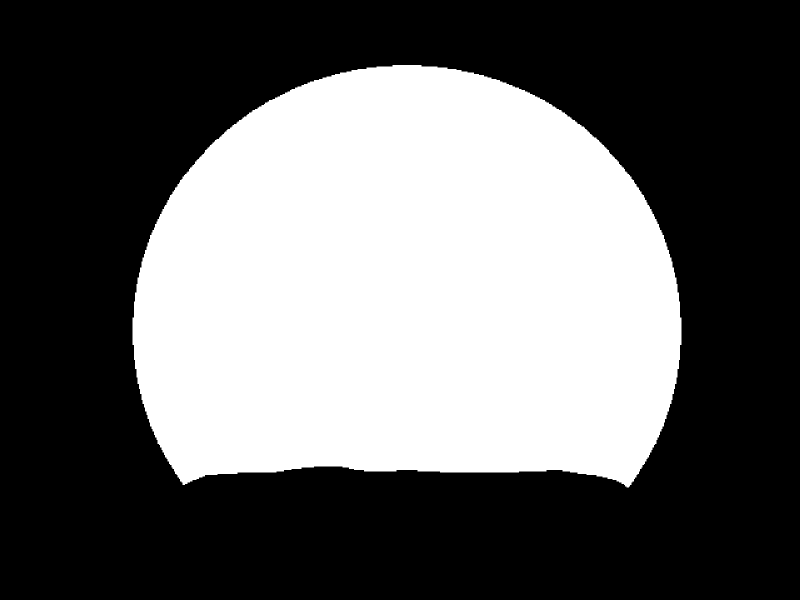
#> input picture toolkits/SuperInference/calibration/masks/umi/mapped/right_mask.png, 1600 x 1200 px, found by its file name (shown at 1/2 size); the run also reads 1 picture not shown here
$ python mask_offset_analyzer.py --umi_mask_path masks/umi/mapped/right_mask.png --robot_mask_path masks/robot/mapped/right_mask.png --output_dir mask_offset/right
#> lines starting #> are read from the running program, lines starting #| are printed output that depends on the picture; after the words box and inside, x2 and y2 are one past the last pixel; in counts of white or black regions, pixels touching at a corner belong together
### toolkits/SuperInference/utils/logger_config.py
# Author: Jun Lv
"""
Unified logging configuration using loguru.
Provides colored console output and file logging with rotation.
"""

import sys
from pathlib import Path
from typing import Any
from loguru import logger


def setup_logger() -> Any:
    """
    Setup loguru logger with colored console output and file logging.
    """
    # TODO: fix logger issues in sub-processes, currently it only works in main process.
    # Remove default handler
    logger.remove()

    # Console handler with colors
    logger.add(
        sys.stdout,
        format="<green>{time:YYYY-MM-DD HH:mm:ss.SSS}</green> | "
               "<level>{level: <8}</level> | "
               "<cyan>{name}</cyan>:<cyan>{function}</cyan>:<cyan>{line}</cyan> | "
               "<level>{message}</level>",
        # TODO: set the level based on configs
        level="INFO",
        colorize=True,
        backtrace=True,
        diagnose=True
    )

    # File handler for all logs
    log_dir = Path("logs")
    log_dir.mkdir(exist_ok=True)

    logger.add(
        log_dir / "app.log",
        format="{time:YYYY-MM-DD HH:mm:ss.SSS} | {level: <8} | {name}:{function}:{line} | {message}",
        level="DEBUG",
        rotation="1 day",
        retention="7 days",
        compression="zip",
        backtrace=True,
        diagnose=True
    )

    # Separate error log file
    logger.add(
        log_dir / "error.log",
        format="{time:YYYY-MM-DD HH:mm:ss.SSS} | {level: <8} | {name}:{function}:{line} | {message}",
        level="ERROR",
        rotation="1 day",
        retention="30 days",
        compression="zip",
        backtrace=True,
        diagnose=True
    )

    return logger


# Initialize logger
setup_logger()

# Export logger for use in other modules
__all__ = ["logger"]

### toolkits/SuperInference/scripts/mask_offset_analyzer.py
#!/usr/bin/env python3
"""
Mask Offset Analyzer

This script compares masks from two different data collection methods (UMI data collection
vs robot hand deployment) to calculate the 2D camera offset from robot camera data to UMI data.

The calculated offset represents how much the robot camera position needs to be adjusted
to align with the UMI camera position.

Features:
- Load and compare two mask images from different collection methods
- Calculate 2D offset from robot to UMI using various alignment algorithms (centroid, template matching, feature matching)
- Visualize the offset and alignment results
- Save offset data and analysis results
- Support for different mask formats and resolutions

Usage:
    python scripts/mask_offset_analyzer.py --umi_mask_path masks/umi/mapped/right_mask.png --robot_mask_path masks/robot/mapped/right_mask.png --output_dir mask_offset/right
    python mask_offset_analyzer.py --umi_mask_path masks/umi_left_mask.png --robot_mask_path masks/robot_left_mask.png
    python mask_offset_analyzer.py --umi_mask_path masks/umi_left_mask.png --robot_mask_path masks/robot_left_mask.png --method template_matching
    python mask_offset_analyzer.py --umi_mask_path masks/umi_left_mask.png --robot_mask_path masks/robot_left_mask.png --output_dir offset_analysis

Author: Assistant
"""
import argparse
import sys
import os
from pathlib import Path
from typing import Optional, Tuple, Dict, Any, List
import cv2
import numpy as np
import json
import time
from scipy import ndimage
from scipy.spatial.distance import cdist
from sklearn.metrics import mean_squared_error

# Get the project root directory (parent of scripts directory)
ROOT_DIR = os.path.dirname(os.path.dirname(__file__))
sys.path.append(ROOT_DIR)
os.chdir(ROOT_DIR)

from utils.logger_config import logger


class MaskOffsetAnalyzer:
    """Analyzer for calculating 2D offset between masks from different collection methods."""

    def __init__(self, umi_mask_path: Path, robot_mask_path: Path,
                 output_dir: Optional[Path] = None, method: str = "centroid"):
        """
        Initialize the mask offset analyzer.

        Args:
            umi_mask_path: Path to the UMI data collection mask
            robot_mask_path: Path to the robot hand deployment mask
            output_dir: Directory to save analysis results (default: offset_analysis)
            method: Alignment method ("centroid", "template_matching", "feature_matching", "all")
        """
        self.umi_mask_path = Path(umi_mask_path)
        self.robot_mask_path = Path(robot_mask_path)
        self.output_dir = output_dir or Path("offset_analysis")
        self.method = method

        # Mask data
        self.umi_mask = None
        self.robot_mask = None
        self.umi_mask_original = None
        self.robot_mask_original = None

        # Analysis results
        self.offset_results = {}
        self.alignment_quality = {}

        # Supported methods
        self.supported_methods = ["centroid", "template_matching", "feature_matching", "contour_matching"]

        logger.info(f"Initializing mask offset analyzer")
        logger.info(f"UMI mask path: {self.umi_mask_path}")
        logger.info(f"Robot mask path: {self.robot_mask_path}")
        logger.info(f"Analysis method: {self.method}")
        logger.info(f"Output directory: {self.output_dir}")

    def load_masks(self) -> bool:
        """
        Load both mask images.

        Returns:
            True if successful, False otherwise
        """
        try:
            # Load UMI mask
            if not self.umi_mask_path.exists():
                logger.error(f"UMI mask file not found: {self.umi_mask_path}")
                return False

            self.umi_mask_original = cv2.imread(str(self.umi_mask_path), cv2.IMREAD_GRAYSCALE)
#> self.umi_mask_original: shape (1200, 1600); 39.2% white; 1 white region, box (x1, y1, x2, y2) and area: (265, 130, 1363, 975) 753521
            if self.umi_mask_original is None:
                logger.error(f"Failed to load UMI mask from {self.umi_mask_path}")
                return False

            # Load robot mask
            if not self.robot_mask_path.exists():
                logger.error(f"Robot mask file not found: {self.robot_mask_path}")
                return False

            self.robot_mask_original = cv2.imread(str(self.robot_mask_path), cv2.IMREAD_GRAYSCALE)
            if self.robot_mask_original is None:
                logger.error(f"Failed to load robot mask from {self.robot_mask_path}")
                return False

            # Normalize masks to 0-1 range
            self.umi_mask = (self.umi_mask_original > 127).astype(np.uint8)
            self.robot_mask = (self.robot_mask_original > 127).astype(np.uint8)

            logger.info(f"UMI mask shape: {self.umi_mask.shape}")
#| [32m2026-11-21 07:18:04.535[0m | [1mINFO    [0m | [36m__main__[0m:[36mload_masks[0m:[36m117[0m | [1mUMI mask shape: (1200, 1600)[0m
            logger.info(f"Robot mask shape: {self.robot_mask.shape}")
#| [32m2026-11-21 07:18:04.535[0m | [1mINFO    [0m | [36m__main__[0m:[36mload_masks[0m:[36m118[0m | [1mRobot mask shape: (1200, 1600)[0m
            logger.info(f"UMI mask coverage: {np.sum(self.umi_mask) / self.umi_mask.size * 100:.2f}%")
#| [32m2026-11-21 07:18:04.536[0m | [1mINFO    [0m | [36m__main__[0m:[36mload_masks[0m:[36m119[0m | [1mUMI mask coverage: 39.25%[0m
            logger.info(f"Robot mask coverage: {np.sum(self.robot_mask) / self.robot_mask.size * 100:.2f}%")
#| [32m2026-11-21 07:18:04.537[0m | [1mINFO    [0m | [36m__main__[0m:[36mload_masks[0m:[36m120[0m | [1mRobot mask coverage: 39.25%[0m

            # Ensure both masks have the same dimensions
            if self.umi_mask.shape != self.robot_mask.shape:
                logger.warning(f"Mask dimensions don't match. UMI: {self.umi_mask.shape}, Robot: {self.robot_mask.shape}")
                # Resize robot mask to match UMI mask
                self.robot_mask = cv2.resize(self.robot_mask,
                                           (self.umi_mask.shape[1], self.umi_mask.shape[0]),
                                           interpolation=cv2.INTER_NEAREST)
                self.robot_mask_original = cv2.resize(self.robot_mask_original,
                                                    (self.umi_mask.shape[1], self.umi_mask.shape[0]),
                                                    interpolation=cv2.INTER_NEAREST)
                logger.info(f"Resized robot mask to match UMI mask: {self.robot_mask.shape}")

            return True

        except Exception as e:
            logger.error(f"Error loading masks: {e}")
            return False

    def calculate_centroid_offset(self) -> Tuple[float, float, Dict[str, Any]]:
        """
        Calculate offset using centroid-based alignment.

        Returns:
            Tuple of (offset_x, offset_y, quality_metrics)
        """
        try:
            # Calculate centroids
            umi_moments = cv2.moments(self.umi_mask)
            robot_moments = cv2.moments(self.robot_mask)

            if umi_moments['m00'] == 0 or robot_moments['m00'] == 0:
                logger.error("One or both masks have zero area")
                return 0.0, 0.0, {'error': 'zero_area'}

            umi_centroid = (umi_moments['m10'] / umi_moments['m00'],
                           umi_moments['m01'] / umi_moments['m00'])
            robot_centroid = (robot_moments['m10'] / robot_moments['m00'],
                             robot_moments['m01'] / robot_moments['m00'])

            # Calculate offset (from robot to UMI)
            offset_x = umi_centroid[0] - robot_centroid[0]
            offset_y = umi_centroid[1] - robot_centroid[1]

            # Calculate quality metrics
            umi_area = np.sum(self.umi_mask)
            robot_area = np.sum(self.robot_mask)
            area_ratio = min(umi_area, robot_area) / max(umi_area, robot_area)

            # Calculate overlap after alignment
            shifted_robot = self._shift_mask(self.robot_mask, offset_x, offset_y)
            intersection = np.sum(self.umi_mask & shifted_robot)
            union = np.sum(self.umi_mask | shifted_robot)
            iou = intersection / union if union > 0 else 0

            quality_metrics = {
                'umi_centroid': umi_centroid,
                'robot_centroid': robot_centroid,
                'area_ratio': area_ratio,
                'iou_after_alignment': iou,
                'umi_area': int(umi_area),
                'robot_area': int(robot_area)
            }

            logger.info(f"Centroid offset: ({offset_x:.2f}, {offset_y:.2f}) pixels")
            logger.info(f"Area ratio: {area_ratio:.3f}, IoU after alignment: {iou:.3f}")

            return offset_x, offset_y, quality_metrics

        except Exception as e:
            logger.error(f"Error calculating centroid offset: {e}")
            return 0.0, 0.0, {'error': str(e)}

    # [203 lines left out: functions calculate_template_matching_offset, calculate_contour_matching_offset, calculate_feature_matching_offset, not called in this run]

    def _shift_mask(self, mask: np.ndarray, shift_x: float, shift_y: float) -> np.ndarray:
        """
        Shift a mask by given offset.

        Args:
            mask: Input mask
            shift_x: Horizontal shift in pixels
            shift_y: Vertical shift in pixels

        Returns:
            Shifted mask
        """
        rows, cols = mask.shape
        M = np.float32([[1, 0, shift_x], [0, 1, shift_y]])
        shifted = cv2.warpAffine(mask, M, (cols, rows), flags=cv2.INTER_NEAREST)
        return shifted

    def analyze_offset(self) -> bool:
        """
        Perform offset analysis using specified method(s).

        Returns:
            True if successful, False otherwise
        """
        try:
            methods_to_run = self.supported_methods if self.method == "all" else [self.method]

            for method in methods_to_run:
                if method not in self.supported_methods:
                    logger.warning(f"Unsupported method: {method}")
                    continue

                logger.info(f"Running {method} analysis...")

                if method == "centroid":
                    offset_x, offset_y, quality = self.calculate_centroid_offset()
                elif method == "template_matching":
                    offset_x, offset_y, quality = self.calculate_template_matching_offset()
                elif method == "feature_matching":
                    offset_x, offset_y, quality = self.calculate_feature_matching_offset()
                elif method == "contour_matching":
                    offset_x, offset_y, quality = self.calculate_contour_matching_offset()

                self.offset_results[method] = {
                    'offset_x': float(offset_x),
                    'offset_y': float(offset_y),
                    'offset_magnitude': float(np.sqrt(offset_x**2 + offset_y**2)),
                    'offset_angle_degrees': float(np.degrees(np.arctan2(offset_y, offset_x)))
                }

                self.alignment_quality[method] = quality
#> this loop made 1 pass
#> (robot_centroid in calculate_centroid_offset, offset_x, offset_y, umi_area in calculate_centroid_offset, robot_area in calculate_centroid_offset, area_ratio in calculate_centroid_offset, intersection in calculate_centroid_offset) on pass 1: ((813.9, 578.5), 0, 0, 753521, 753521, 1, 753521)
#> (printed output is left out)
#> after the loop, self.alignment_quality = 1 item; self.offset_results = 1 item

            return True

        except Exception as e:
            logger.error(f"Error analyzing offset: {e}")
            return False

    def visualize_results(self, show_visualization: bool = True, save_visualization: bool = True) -> bool:
        """
        Visualize offset analysis results.

        Args:
            show_visualization: Whether to show interactive visualization
            save_visualization: Whether to save visualization images

        Returns:
            True if successful, False otherwise
        """
#> called with show_visualization = True, save_visualization = True
        try:
            # Create output directory
            if save_visualization:
                self.output_dir.mkdir(parents=True, exist_ok=True)

            for method, result in self.offset_results.items():
                offset_x = result['offset_x']
                offset_y = result['offset_y']

                # Create visualization
                vis_img = self._create_offset_visualization(method, offset_x, offset_y)

                if show_visualization:
                    cv2.namedWindow(f"Offset Analysis - {method}", cv2.WINDOW_NORMAL)
                    cv2.resizeWindow(f"Offset Analysis - {method}", 1600, 900)
                    cv2.imshow(f"Offset Analysis - {method}", vis_img)

                if save_visualization:
                    timestamp = time.strftime("%Y%m%d_%H%M%S")
                    filename = f"offset_analysis_{method}_{timestamp}.png"
                    filepath = self.output_dir / filename
                    cv2.imwrite(str(filepath), vis_img)
                    logger.info(f"Visualization saved: {filepath}")
#> this loop made 1 pass
#> (method, offset_x, offset_y, height in _create_offset_visualization, width in _create_offset_visualization, vis_width in _create_offset_visualization, vis_height in _create_offset_visualization) on pass 1: ('centroid', 0, 0, 1200, 1600, 6400, 1350)
#> (printed output is left out)
#> pass 1, in visualize_results, `vis_img = self._create_offset_visualization(method, offset_x, offset_y)`:
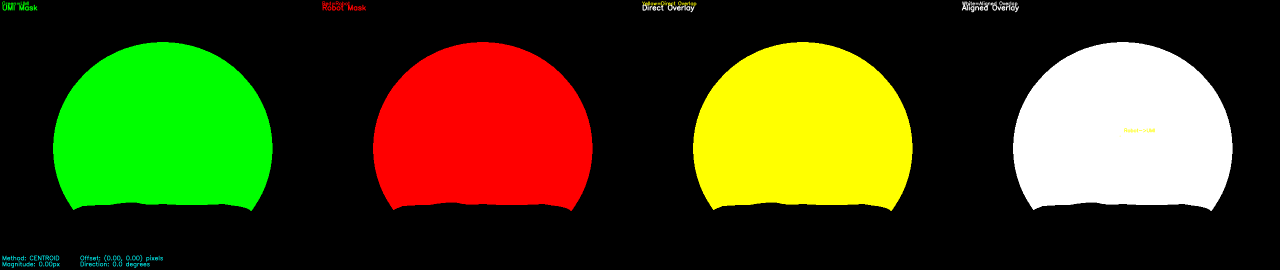
#> vis_img: shape (1350, 6400, 3) (shown at 1/5 size); mean of channels 0, 1, 2 22.7, 67.4, 67.1; drawn as B, G, R

            if show_visualization:
                logger.info("Press any key to close visualization windows")
#| [32m2026-11-21 07:18:05.286[0m | [1mINFO    [0m | [36m__main__[0m:[36mvisualize_results[0m:[36m492[0m | [1mPress any key to close visualization windows[0m
                cv2.waitKey(0)
                cv2.destroyAllWindows()

            return True

        except Exception as e:
            logger.error(f"Error visualizing results: {e}")
            return False

    def _create_offset_visualization(self, method: str, offset_x: float, offset_y: float) -> np.ndarray:
        """
        Create offset visualization image.

        Args:
            method: Analysis method name
            offset_x: X offset in pixels
            offset_y: Y offset in pixels

        Returns:
            Visualization image
        """
        # Create base visualization
        height, width = self.umi_mask.shape
        vis_width = width * 4  # Four panels side by side
        vis_height = height + 150  # Extra space for text

        vis_img = np.zeros((vis_height, vis_width, 3), dtype=np.uint8)

        # Panel 1: UMI mask (green)
        umi_colored = np.zeros((height, width, 3), dtype=np.uint8)
        umi_colored[self.umi_mask > 0] = [0, 255, 0]  # Green
        vis_img[80:80+height, 0:width] = umi_colored

        # Panel 2: Robot mask (red)
        robot_colored = np.zeros((height, width, 3), dtype=np.uint8)
        robot_colored[self.robot_mask > 0] = [0, 0, 255]  # Red
        vis_img[80:80+height, width:2*width] = robot_colored

        # Panel 3: Direct overlay (before alignment)
        direct_overlay = np.zeros((height, width, 3), dtype=np.uint8)
        direct_overlay[self.umi_mask > 0] = [0, 255, 0]  # UMI in green
        direct_overlay[self.robot_mask > 0] = [0, 0, 255]  # Robot in red

        # Show direct overlap in yellow
        direct_overlap = (self.umi_mask > 0) & (self.robot_mask > 0)
        direct_overlay[direct_overlap] = [0, 255, 255]  # Direct overlap in yellow

        vis_img[80:80+height, 2*width:3*width] = direct_overlay

        # Panel 4: Aligned overlay (after offset correction)
        aligned_overlay = np.zeros((height, width, 3), dtype=np.uint8)
        aligned_overlay[self.umi_mask > 0] = [0, 255, 0]  # UMI in green

        # Shift robot mask and overlay
        shifted_robot = self._shift_mask(self.robot_mask, offset_x, offset_y)
        aligned_overlay[shifted_robot > 0] = [0, 0, 255]  # Robot in red

        # Show aligned overlap in white
        aligned_overlap = (self.umi_mask > 0) & (shifted_robot > 0)
        aligned_overlay[aligned_overlap] = [255, 255, 255]  # Aligned overlap in white

        vis_img[80:80+height, 3*width:4*width] = aligned_overlay

        # Add labels with larger font
        font_scale = 1.2
        font_thickness = 3
        cv2.putText(vis_img, "UMI Mask", (10, 50), cv2.FONT_HERSHEY_SIMPLEX, font_scale, (0, 255, 0), font_thickness)
        cv2.putText(vis_img, "Robot Mask", (width + 10, 50), cv2.FONT_HERSHEY_SIMPLEX, font_scale, (0, 0, 255), font_thickness)
        cv2.putText(vis_img, "Direct Overlay", (2*width + 10, 50), cv2.FONT_HERSHEY_SIMPLEX, font_scale, (255, 255, 255), font_thickness)
        cv2.putText(vis_img, "Aligned Overlay", (3*width + 10, 50), cv2.FONT_HERSHEY_SIMPLEX, font_scale, (255, 255, 255), font_thickness)

        # Add color legend
        legend_y = 25
        cv2.putText(vis_img, "Green=UMI", (10, legend_y), cv2.FONT_HERSHEY_SIMPLEX, 0.8, (0, 255, 0), 2)
        cv2.putText(vis_img, "Red=Robot", (width + 10, legend_y), cv2.FONT_HERSHEY_SIMPLEX, 0.8, (0, 0, 255), 2)
        cv2.putText(vis_img, "Yellow=Direct Overlap", (2*width + 10, legend_y), cv2.FONT_HERSHEY_SIMPLEX, 0.8, (0, 255, 255), 2)
        cv2.putText(vis_img, "White=Aligned Overlap", (3*width + 10, legend_y), cv2.FONT_HERSHEY_SIMPLEX, 0.8, (255, 255, 255), 2)

        # Add offset information with larger font
        info_y1 = height + 100
        info_y2 = height + 130
        font_scale_info = 1.0
        font_thickness_info = 2

        cv2.putText(vis_img, f"Method: {method.upper()}", (10, info_y1), cv2.FONT_HERSHEY_SIMPLEX, font_scale_info, (255, 255, 0), font_thickness_info)
        cv2.putText(vis_img, f"Offset: ({offset_x:.2f}, {offset_y:.2f}) pixels", (400, info_y1), cv2.FONT_HERSHEY_SIMPLEX, font_scale_info, (255, 255, 0), font_thickness_info)

        magnitude = np.sqrt(offset_x**2 + offset_y**2)
        angle = np.degrees(np.arctan2(offset_y, offset_x))
        cv2.putText(vis_img, f"Magnitude: {magnitude:.2f}px", (10, info_y2), cv2.FONT_HERSHEY_SIMPLEX, font_scale_info, (255, 255, 0), font_thickness_info)
        cv2.putText(vis_img, f"Direction: {angle:.1f} degrees", (400, info_y2), cv2.FONT_HERSHEY_SIMPLEX, font_scale_info, (255, 255, 0), font_thickness_info)

        # Draw arrow showing offset direction on the aligned overlay panel
        center_x = 3*width + width//2
        center_y = 80 + height//2
        arrow_scale = min(3.0, max(1.0, magnitude / 10))  # Scale arrow based on offset magnitude
        arrow_end_x = int(center_x + offset_x * arrow_scale)
        arrow_end_y = int(center_y + offset_y * arrow_scale)

        # Draw arrow with thicker line
        cv2.arrowedLine(vis_img, (center_x, center_y), (arrow_end_x, arrow_end_y), (0, 255, 255), 4, tipLength=0.3)

        # Add arrow label
        arrow_label_x = center_x + 20
        arrow_label_y = center_y - 20
        cv2.putText(vis_img, "Robot->UMI", (arrow_label_x, arrow_label_y), cv2.FONT_HERSHEY_SIMPLEX, 0.8, (0, 255, 255), 2)

        return vis_img

    def save_results(self) -> bool:
        """
        Save analysis results to JSON file.

        Returns:
            True if successful, False otherwise
        """
        try:
            # Create output directory
            self.output_dir.mkdir(parents=True, exist_ok=True)

            # Prepare results data
            results_data = {
                'analysis_info': {
                    'umi_mask_path': str(self.umi_mask_path),
                    'robot_mask_path': str(self.robot_mask_path),
                    'analysis_method': self.method,
                    'timestamp': time.strftime("%Y-%m-%d %H:%M:%S"),
                    'mask_dimensions': self.umi_mask.shape
                },
                'offset_results': self.offset_results,
                'alignment_quality': self.alignment_quality
            }

            # Save to JSON file
            timestamp = time.strftime("%Y%m%d_%H%M%S")
            filename = f"mask_offset_analysis_{timestamp}.json"
            filepath = self.output_dir / filename

            with open(filepath, 'w', encoding='utf-8') as f:
                json.dump(results_data, f, indent=2, ensure_ascii=False)

            logger.info(f"Analysis results saved to {filepath}")
#| [32m2026-11-21 07:18:05.289[0m | [1mINFO    [0m | [36m__main__[0m:[36msave_results[0m:[36m634[0m | [1mAnalysis results saved to mask_offset/right/mask_offset_analysis_20261121_071805.json[0m
#> (the rest of the program and of its run is left out)
